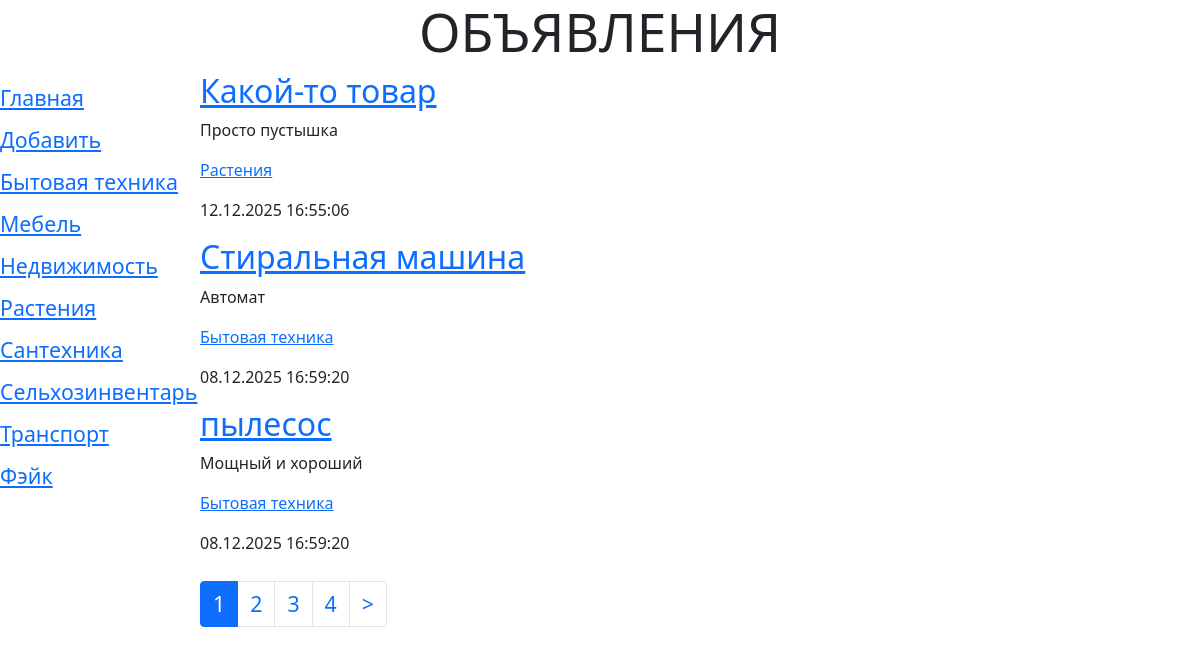
The page / on the database its author committed.
### bboard/models.py (models this page shows, shortened)
class Rubric(models.Model):
    name = models.CharField(
        max_length=20,
        db_index=True,
        verbose_name='Название',
    )
    class Meta:
        verbose_name = 'Рубрика'
        verbose_name_plural = 'Рубрики'
        ordering = ('name',)

class Bb(models.Model):
    KINDS = (
        ('Купля-продажа', (
            ('b', 'Куплю'),
            ('s', 'Продам'),
        )),
        ('Обмен', (
            ('c', 'Обменяю'),
        ))
    )
    kind = models.CharField(
        max_length=1,
        choices=KINDS,
        default='s',
        verbose_name='Тип объявления',
    )
    title = models.CharField(
        max_length=50,
        verbose_name='Товар',
        validators=[
            validators.RegexValidator(regex=r'^.{4,}$',),
        ],
        error_messages={'invalid': 'Введите 4 или более символов'}
    )
    content = models.TextField(
        null=True,
        blank=True,
        verbose_name='Описание',
    )
    price = models.DecimalField(
        max_digits=13,
        decimal_places=2,
        null=True,
        blank=True,
        verbose_name='Цена',
        validators=[validate_even],
    )
    published = models.DateTimeField(
        auto_now_add=True,
        db_index=True,
        verbose_name='Опубликовано',
    )
    rubric = models.ForeignKey(
        'Rubric',
        null=True,
        on_delete=models.PROTECT,
        verbose_name='Рубрика',
    )
    def title_and_price(self):
        if self.price:
            return f'{self.title} ({self.price})'
        return f'{self.title}'
    title_and_price.short_description = 'Название и цена'
    class Meta:
        verbose_name = 'Объявление'
        verbose_name_plural = 'Объявления'
        ordering = ['-published']

### bboard/views.py (the view)
# urls.py: path('', index, name='index'),
def index(request):
    rubrics = Rubric.objects.all()
    bbs = Bb.objects.all()
    paginator = Paginator(bbs, 3)
    if 'page' in request.GET:
        page_num = request.GET['page']
    else:
        page_num = 1
    page = paginator.get_page(page_num)
    context = {'bbs': page.object_list, 'page': page, 'rubrics': rubrics}
    return render(request, 'index.html', context)

### templates/index.html (shortened to what this page needs)
{% extends 'layout/basic.html' %}
{% block content %}
    {% if bbs %}
        {% for bb in bbs %}
        <div>
            <h2>
                <a href="{% url 'bboard:detail' pk=bb.pk %}">{{ bb.title }}</a>
            </h2>
            <p>{{ bb.content }}</p>
            <p>
                <a href="{% url 'bboard:by_rubric' bb.rubric.pk %}">{{ bb.rubric.name }}</a>
            </p>
            <p>{{ bb.published|date:"d.m.Y H:i:s" }}</p>
        </div>
        {% endfor %}
    {% else %}
        <h2>Объявлений нет</h2>
    {% endif %}
    {% if page.has_other_pages %}
    <nav aria-label="pagination">
        <ul class="pagination">
            {% for p in page.paginator.page_range %}
                {% if page.number == p %}
                    <li class="page-item active">
                        <a class="page-link" href="?page={{ p }}">{{ p }}</a>
                    </li>
                {% else %}
                    <li class="page-item">
                        <a class="page-link" href="?page={{ p }}">{{ p }}</a>
                    </li>
                {% endif %}
            {% endfor %}
            {% if page.has_next %}
            <li class="page-item">
                <a class="page-link"
                   href="?page={{ page.next_page_number }}">&gt;</a>
            </li>
            {% endif %}
        </ul>
    </nav>
    {% endif %}
{% endblock %}

### templates/layout/basic.html (shortened to what this page needs)
{% load static %}
<!DOCTYPE html>
<html lang="ru">
<head>
    <link rel="stylesheet" href="{% static 'bootstrap/css/bootstrap.min.css' %}">
    <link rel="stylesheet" href="{% static 'style.css' %}">
</head>
<body>
    <header>
        <h1>Объявления</h1>
    </header>
    {% include 'layout/inc/main_menu.html' %}
    <section>
        {% block content %}{% endblock %}
    </section>
</body>
</html>

### templates/layout/inc/main_menu.html (shortened to what this page needs)
<nav>
    <a href="{% url 'bboard:index' %}">Главная</a>
    <a href="{% url 'bboard:add' %}">Добавить</a>
    {% for rubric in rubrics %}
        {% url 'bboard:by_rubric' rubric_id=rubric.pk as rubric_url %}
        <a href="{{ rubric_url }}">
            {{ rubric.name }}</a>
    {% endfor %}
</nav>

### static/style.css (style rules this page uses)
header h1 { font-size: 40pt; text-transform: uppercase; text-align: center; background: url("bg.jpg") left / auto 100% no-repeat; }
nav { font-size: 16pt; width: 180px; float: left; }
nav a { display: block; margin: 10px 0; }
section { margin-left: 200px; }

### rows shown on the page
Rubric: name "Бытовая техника"
Rubric: name "Мебель"
Rubric: name "Недвижимость"
Rubric: name "Растения"
Rubric: name "Сантехника"
Rubric: name "Сельхозинвентарь"
Rubric: name "Транспорт"
Rubric: name "Фэйк"
Bb: title "Какой-то товар", content "Просто пустышка", rubric.name "Растения", published "12.12.2025 16:55:06"
Bb: title "Стиральная машина", content "Автомат", rubric.name "Бытовая техника", published "08.12.2025 16:59:20"
Bb: title "пылесос", content "Мощный и хороший", rubric.name "Бытовая техника", published "08.12.2025 16:59:20"

### other values the page prints
{{ p }} "1"
{{ p }} "2" "3" "4"
